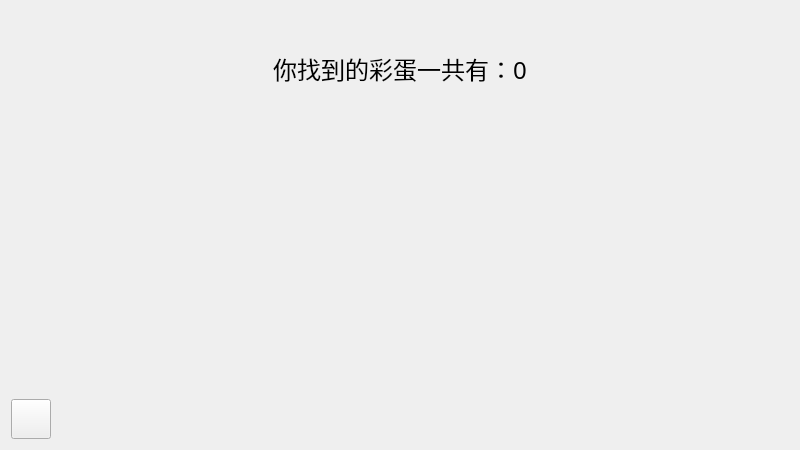
<?xml version="1.0" encoding="UTF-8"?>
<ui version="4.0">
 <class>Reward</class>
 <widget class="QWidget" name="Reward">
  <property name="geometry">
   <rect>
    <x>0</x>
    <y>0</y>
    <width>800</width>
    <height>450</height>
   </rect>
  </property>
  <property name="windowTitle">
   <string>Form</string>
  </property>
  <layout class="QGridLayout" name="gridLayout">
   <item row="0" column="0">
    <spacer name="verticalSpacer">
     <property name="orientation">
      <enum>Qt::Vertical</enum>
     </property>
     <property name="sizeType">
      <enum>QSizePolicy::Fixed</enum>
     </property>
     <property name="sizeHint" stdset="0">
      <size>
       <width>20</width>
       <height>40</height>
      </size>
     </property>
    </spacer>
   </item>
   <item row="1" column="0">
    <widget class="QLabel" name="label">
     <property name="font">
      <font>
       <family>微软雅黑</family>
       <pointsize>18</pointsize>
      </font>
     </property>
     <property name="lineWidth">
      <number>10</number>
     </property>
     <property name="text">
      <string>你找到的彩蛋一共有：0</string>
     </property>
     <property name="alignment">
      <set>Qt::AlignCenter</set>
     </property>
    </widget>
   </item>
   <item row="2" column="0">
    <spacer name="verticalSpacer_2">
     <property name="orientation">
      <enum>Qt::Vertical</enum>
     </property>
     <property name="sizeHint" stdset="0">
      <size>
       <width>20</width>
       <height>295</height>
      </size>
     </property>
    </spacer>
   </item>
   <item row="3" column="0">
    <layout class="QHBoxLayout" name="horizontalLayout_3">
     <item>
      <widget class="QPushButton" name="pushButton_back">
       <property name="minimumSize">
        <size>
         <width>40</width>
         <height>40</height>
        </size>
       </property>
       <property name="text">
        <string/>
       </property>
      </widget>
     </item>
     <item>
      <spacer name="horizontalSpacer">
       <property name="orientation">
        <enum>Qt::Horizontal</enum>
       </property>
       <property name="sizeHint" stdset="0">
        <size>
         <width>40</width>
         <height>20</height>
        </size>
       </property>
      </spacer>
     </item>
    </layout>
   </item>
  </layout>
 </widget>
 <resources/>
 <connections/>
</ui>
